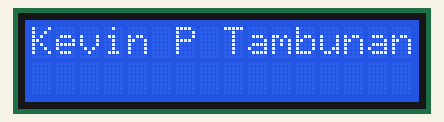
Simulated run of this sketch. Board: Arduino Uno, built with avr-gcc and run on an emulated ATmega328P. Shown: 16×2 character LCD.

Above: at 0.1 s.
At 1.1 s:
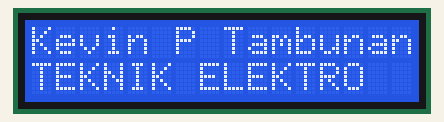

The sketch:

Identitas.ino
```cpp
#include <LiquidCrystal.h>

LiquidCrystal lcd(6, 7, 9, 10, 11, 12);

void setup() {
  lcd.begin(16,2);

}

void loop() {
  lcd.setCursor(0,0);
  lcd.print("Kevin P Tambunan");
  delay(1000);
  lcd.setCursor(0,1);
  lcd.print("TEKNIK ELEKTRO");
  delay(1000);
}
```
